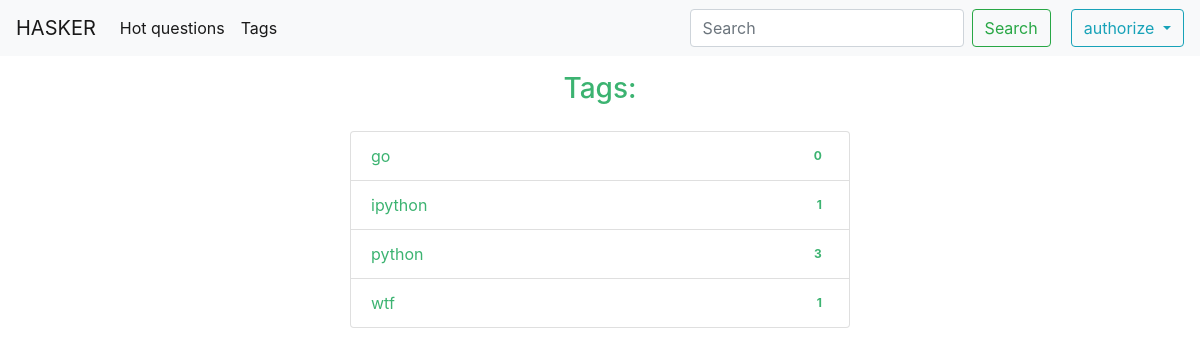
The app's page /hasker/tags/, older data.
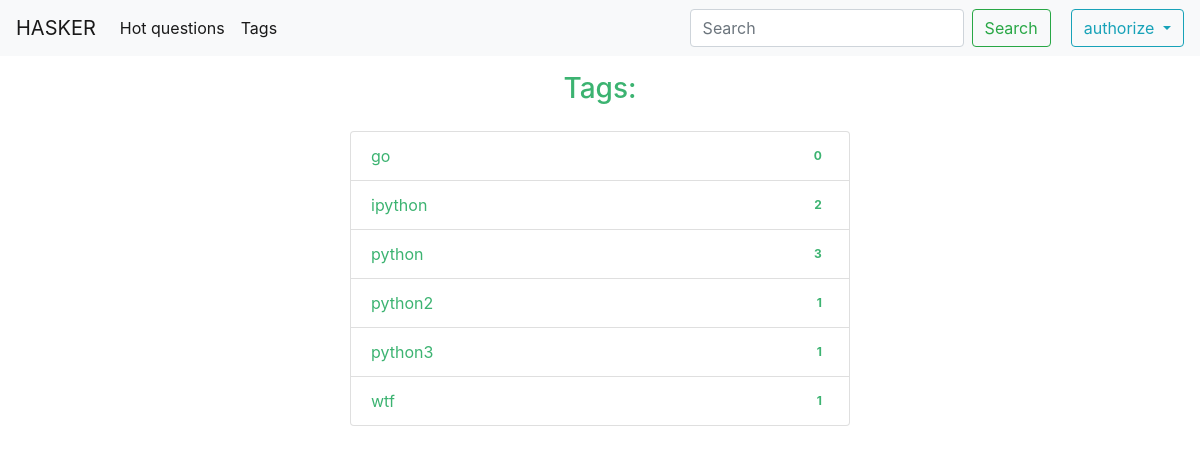
The same page, newer data.
### forum/models.py (models this page shows, shortened)
class Tag(models.Model):
    name = models.CharField(max_length=15)

### forum/views.py (the view)
# urls.py: path('tags/', TagListView.as_view(), name='tags_view'),
class TagListView(ListView):
    model = Tag
    template_name = 'forum/tag_list.html'
    context_object_name = 'tag_list'
    ordering = ('name',)

### forum/templates/forum/tag_list.html
{% extends 'forum/base_forum.html' %}
{% block content %}
    <h3 style="text-align: center; color: MediumSeaGreen; margin-top: 16px;">Tags:</h3>
    <ul class="list-group" style="margin-top: 25px;">
        {% for tag in tag_list %}
            <li class="list-group-item d-flex justify-content-between align-items-center">
                <a href="{% url 'tag_questions_list' tag=tag.name %}" style="color: MediumSeaGreen">
                    {{ tag.name }}
                </a>
                <span class="badge success badge-pill">{{ tag.questions.count }}</span>
            </li>
        {% endfor %}
    </ul>
{% endblock %}

Row changes from the older to the newer data that the page shows:
computed for Tag "ipython": questions.count "1" → "2"
added Tag: name "python2", questions.count "1"
added Tag: name "python3", questions.count "1"
